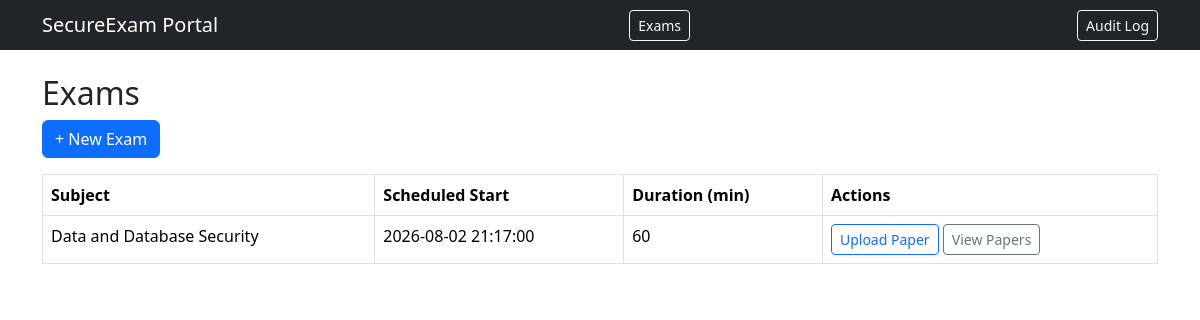
/exams, run on the app's committed database.
### app/models.py (models this page shows)
class Exam(db.Model):
    id = db.Column(db.Integer, primary_key=True)
    subject = db.Column(db.String(120), nullable=False)
    scheduled_start = db.Column(db.DateTime, nullable=False)
    duration_minutes = db.Column(db.Integer, nullable=False)

### app/exams/routes.py (the view)
@exams_bp.route('/exams')
def list_exams():
    exams = Exam.query.all()
    return render_template('exams/list.html', exams=exams)

### app/templates/exams/list.html
{% extends "base.html" %}
{% block content %}
<h2>Exams</h2>
<a href="{{ url_for('exams.new_exam') }}" class="btn btn-primary mb-3">+ New Exam</a>
<table class="table table-bordered">
  <thead>
    <tr><th>Subject</th><th>Scheduled Start</th><th>Duration (min)</th><th>Actions</th></tr>
  </thead>
  <tbody>
    {% for exam in exams %}
    <tr>
      <td>{{ exam.subject }}</td>
      <td>{{ exam.scheduled_start }}</td>
      <td>{{ exam.duration_minutes }}</td>
      <td>
        <a href="{{ url_for('exams.upload_paper', exam_id=exam.id) }}" class="btn btn-sm btn-outline-primary">Upload Paper</a>
        <a href="{{ url_for('exams.list_papers', exam_id=exam.id) }}" class="btn btn-sm btn-outline-secondary">View Papers</a>
      </td>
    </tr>
    {% endfor %}
  </tbody>
</table>
{% endblock %}

### data on the page
Exam: subject "Data and Database Security", scheduled_start "2026-08-02 21:17:00", duration_minutes "60"
